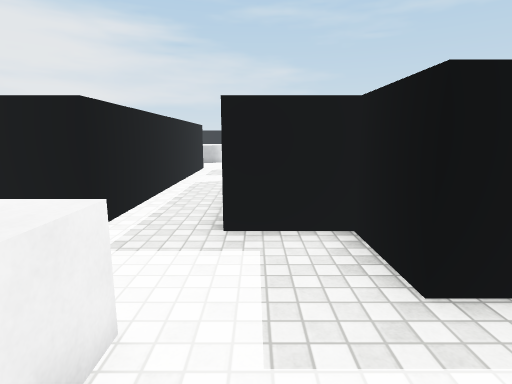
[1] (above)

18 first-person views from a walk through a scene from a Unity 3-D project. The camera is 1.4 m above the floor, tilts 10° down and sees 80° across. The floor is counted in squares, 1 m on a side. Each view is taken from the middle of a square. On the plan, view 1 faces up. The plan holds only what a view shows up to about 14 squares ahead; the rest is blank. Surface patterns are stand-ins for the level's own textures.

[2]
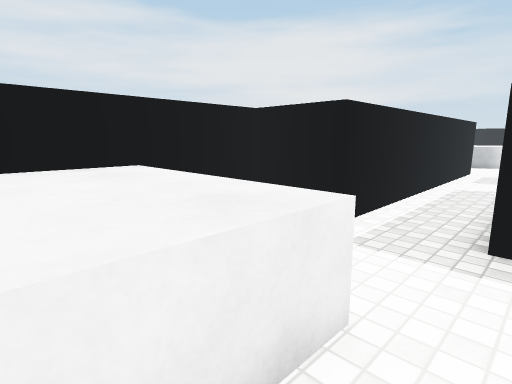

[3]
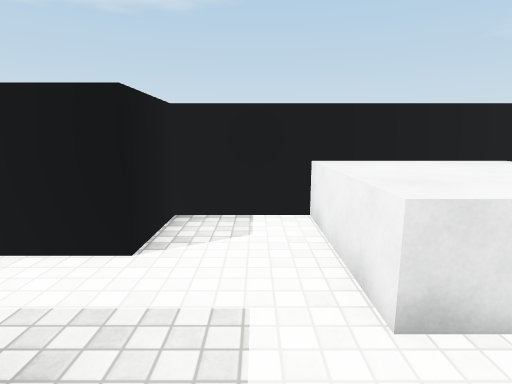

[4]
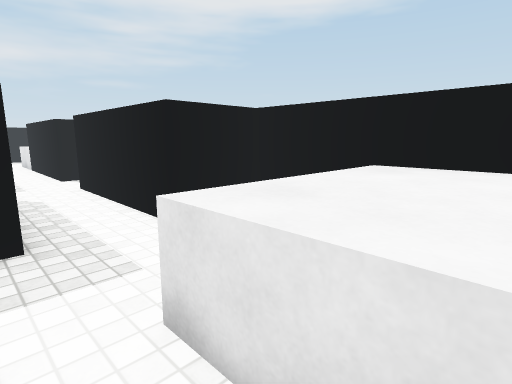

[5]
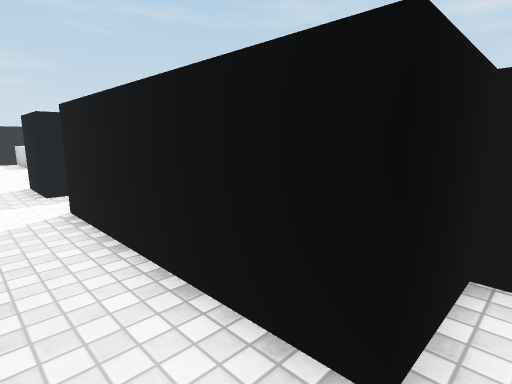

[6]
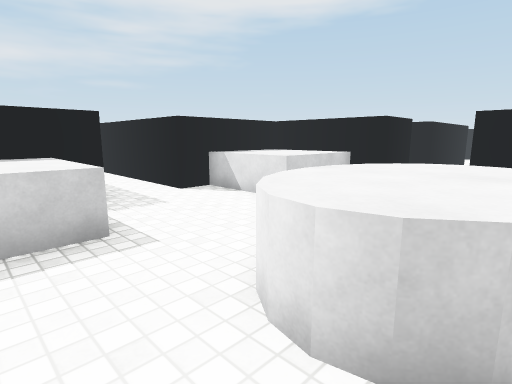

[7]
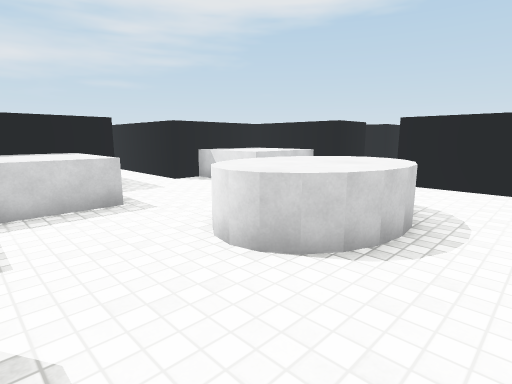

[8]
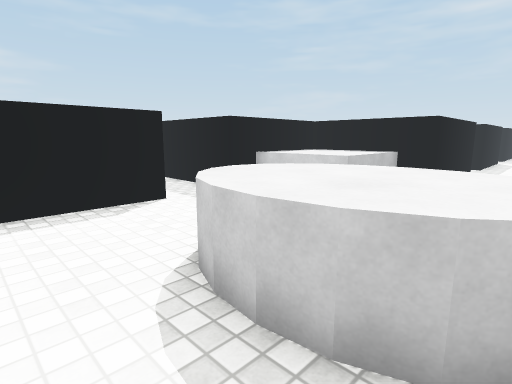

[9]
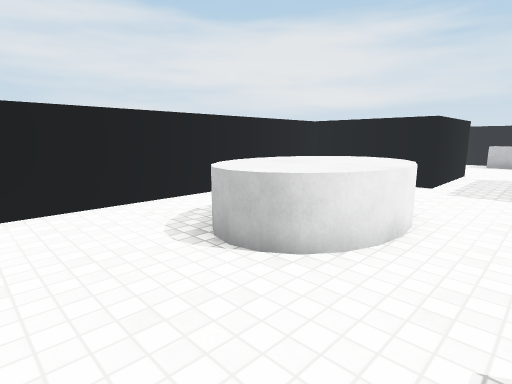

[10]
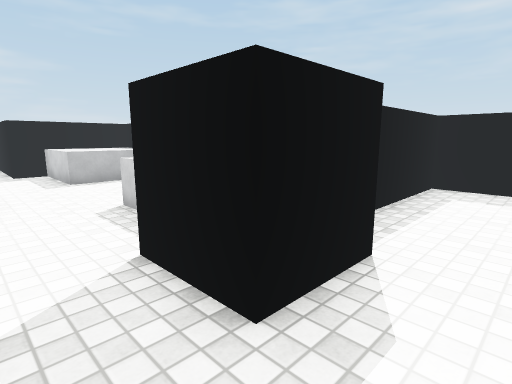

[11]
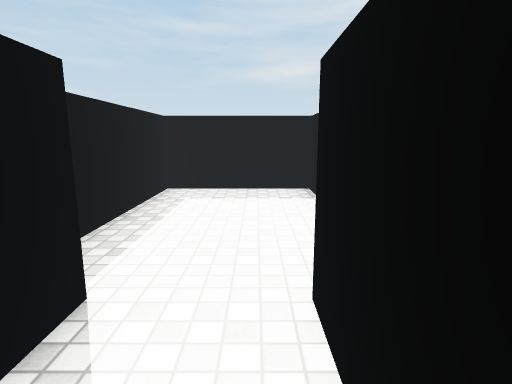

[12]
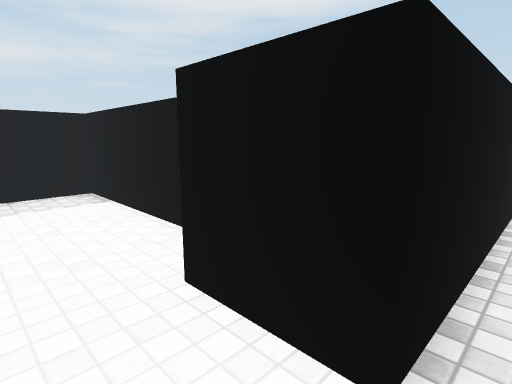

[13]
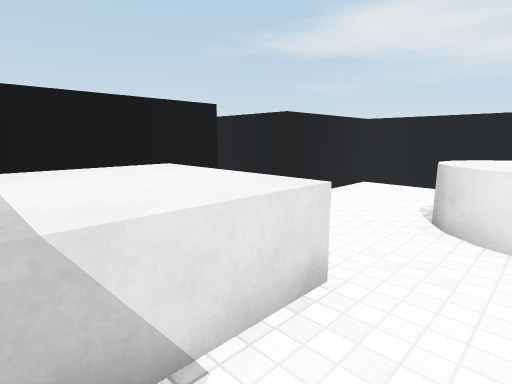

[14]
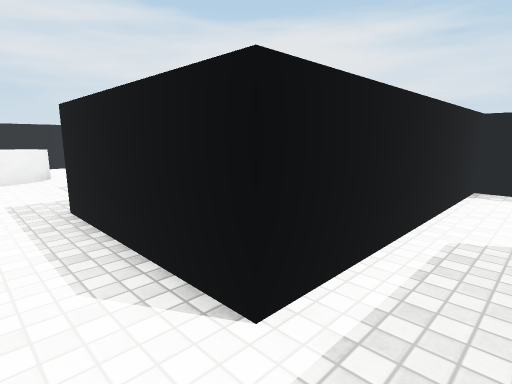

[15]
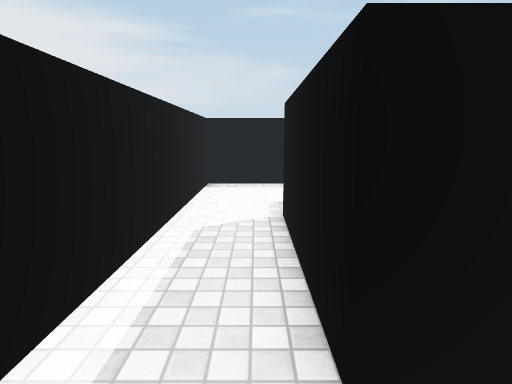

[16]
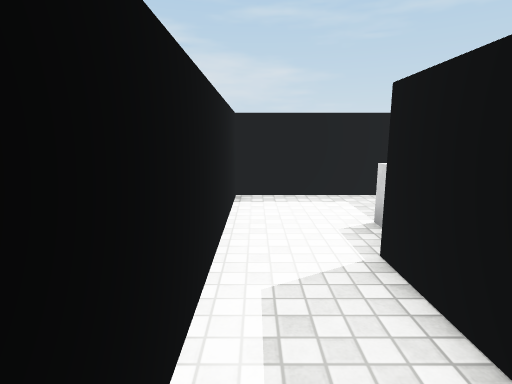

[17]
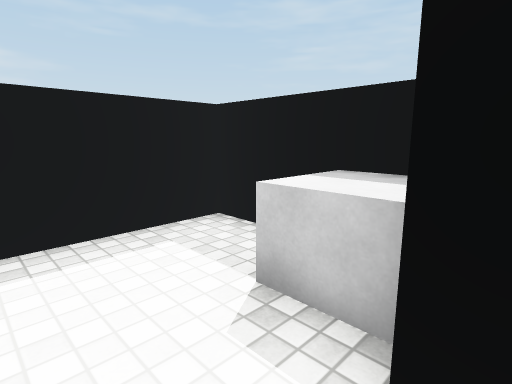

[18]
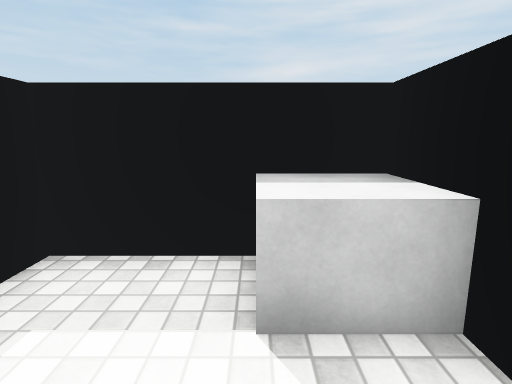

### Floor plan
Key: @ floor where view 1 was taken; # wall or solid block; . floor; ^ raised ledge; B black block; G grey block; O other object.
Columns run from 7 left of view 1 to 16 right of it. Each row starts with its distance up from view 1.
 34      OO
 33      OO
 32     ..
 31     ..
 30     ...
 29      ..        #####
 28     #..#       #....#
 27     #..#       #....#
 26     #..#       #..GG#
 25 #####..#####   #..GG#
 24 #.......^^^#   #..#BB
 23 #.......^^^#   #..#
 22 #.......^^^#   #..#
 21 #..^^^.....#####..##
 20 #..^^^..............
 19 #..^^^.......... .
 18 #..^^^.....#######
 17 #.......^^^#
 16 #.......^^^#
 15 #.......^^^#
 14 #####..B########
 13     #..BB......#
 12     #..........#
 11     #..........#
 10     #..#B......#
  9     #..#  ######
  8     #..#
  7     #..#
  6     #..#
  5   BB#..#BBB
  4   #  ....BB
  3   # .....B
  2   #^^^^..........
  1   #^^^^...............
  0   #^^^^@.B###B..B###BBOO
 -1   #^^^^..B   B  B   BBOO
 -2   ########

Positions as (right, up) in squares from view 1, and headings:
1: (0, 0), facing up
2: (0, 0), facing up-left
3: (0, 4), facing down
4: (-3, 3), facing down-right
5: (-2, 4), facing up-right
6: (-4, 23), facing down-right
7: (-6, 24), facing down-right
8: (-6, 18), facing up-right
9: (0, 15), facing up-left
10: (-2, 11), facing up-right
11: (-1, 11), facing right
12: (-1, 12), facing down-right
13: (3, 19), facing down-left
14: (10, 19), facing up-left
15: (10, 19), facing up
16: (9, 21), facing up
17: (9, 24), facing up-right
18: (9, 26), facing right
